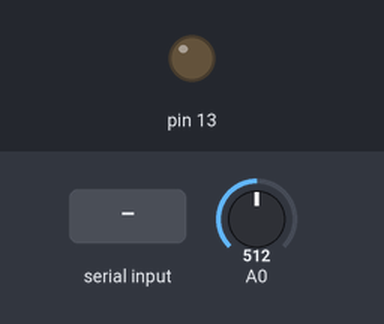
Bench run of a sketch on a simulated Arduino Uno, built with avr-gcc and run on an emulated ATmega328P. Shown: output pins drawn as LEDs (lit = HIGH). Dashed ring = blinking. The inputs (shaded band) are chosen by the test bench; at power-on: A0 = 512. What the sketch prints to the serial monitor is not drawn.

Above: at 1.2 s.
1.3 s: "90,45\n" received over Serial
At 1.43 s:
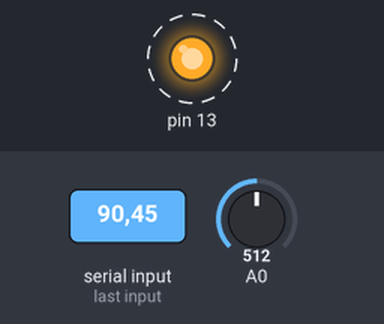
Timing chart, 0 to 10.3 s (numbered marks = the images above; inputs shaded):
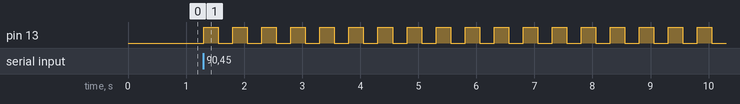

The sketch:

seriale_voltmetro.ino
```cpp
void setup() {
  Serial.begin(9600);
  pinMode(13,OUTPUT);
  pinMode(A0,INPUT);
  // put your setup code here, to run once:

}


void loop() {
  Serial.println(analogRead(A0));

  char i=0;
  //delay(2000);

  if(Serial.available()>0)
  {
    char numLamp;
    numLamp=(Serial.read()-48);
    while(i<numLamp)
    {
      digitalWrite(13,HIGH);
      delay(250);
      digitalWrite(13,LOW);
      delay(250);
      i++;
    }
    i=0;
  }

}

  // put your main code here, to run repeatedly:
```

Measured:
- after the input at 1.3 s, pin 13: alternates HIGH for 0.25 s and LOW for 0.25 s, starting at once
